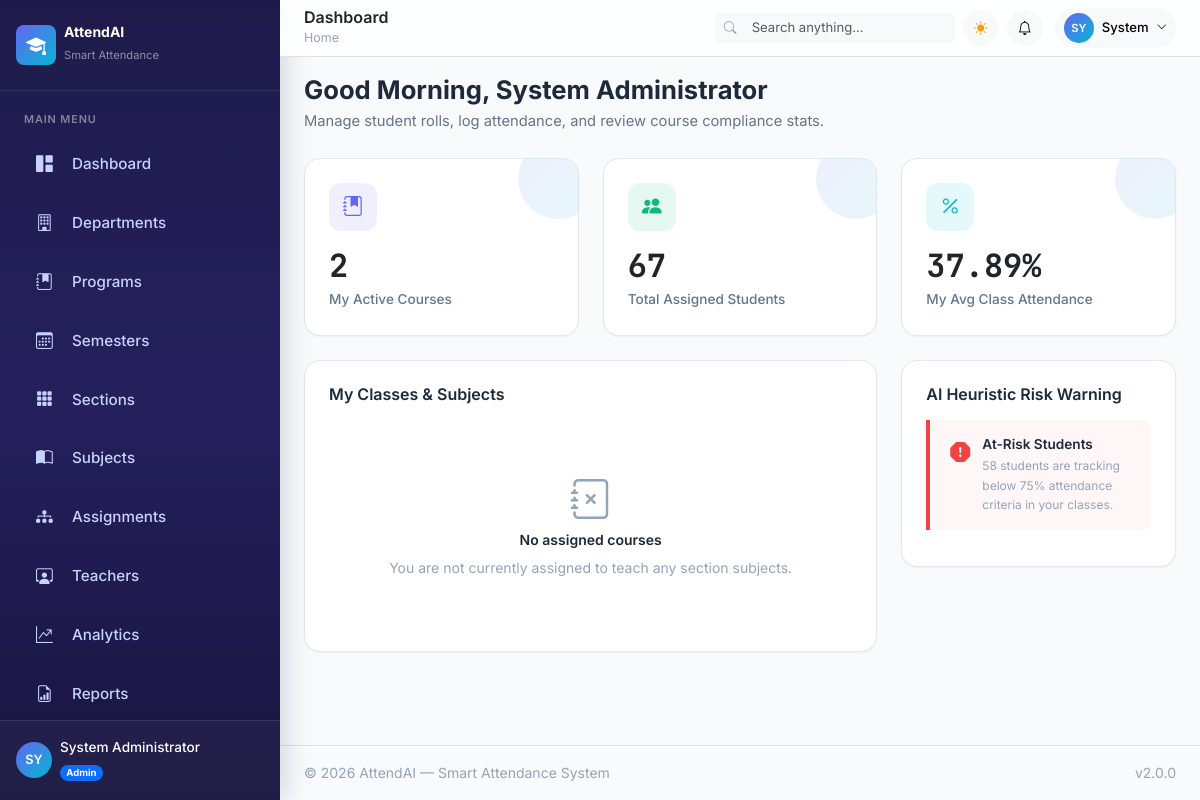
/teacher/dashboard (signed in), run on the app's committed database.
### app/models/user.py (models this page shows, shortened)
class User(UserMixin, db.Model):
    __tablename__ = 'users'
    id = db.Column(db.Integer, primary_key=True)
    email = db.Column(db.String(120), unique=True, nullable=False, index=True)
    password_hash = db.Column(db.String(256), nullable=False)
    full_name = db.Column(db.String(100), nullable=False)
    phone = db.Column(db.String(20), nullable=True)
    avatar = db.Column(db.String(255), nullable=True)
    role = db.Column(db.String(20), nullable=False, default='teacher') # 'admin', 'teacher', 'student'
    is_active = db.Column(db.Boolean, default=True, nullable=False)
    created_at = db.Column(db.DateTime, default=datetime.utcnow, nullable=False)
    last_login = db.Column(db.DateTime, nullable=True)
    theme_preference = db.Column(db.String(10), default='light', nullable=False)

### app/blueprints/teacher.py (the view)
@teacher_bp.route('/dashboard')
@login_required
@teacher_required
def dashboard():
    stats = get_dashboard_stats(current_user)
    classes = get_teacher_classes(current_user.id)
    return render_template('teacher/dashboard.html', stats=stats, classes=classes)

### app/templates/teacher/dashboard.html (shortened to what this page needs)
{% extends "base.html" %}
{% block content %}
<div class="greeting-section mb-4">
    <h2 class="greeting-text">{{ get_greeting() }}, {{ current_user.full_name }}</h2>
    <p class="greeting-sub">Manage student rolls, log attendance, and review course compliance stats.</p>
</div>
<div class="row g-4 mb-4">
    <div class="col-md-4">
        <div class="card stat-card primary">
            <div class="stat-card-icon">
                <i class="bi bi-journal-bookmark-fill"></i>
            </div>
            <div class="stat-card-value">{{ stats.active_classes }}</div>
            <div class="stat-card-label">My Active Courses</div>
        </div>
    </div>
    <div class="col-md-4">
        <div class="card stat-card success">
            <div class="stat-card-icon">
                <i class="bi bi-people-fill"></i>
            </div>
            <div class="stat-card-value">{{ stats.total_students }}</div>
            <div class="stat-card-label">Total Assigned Students</div>
        </div>
    </div>
    <div class="col-md-4">
        <div class="card stat-card info">
            <div class="stat-card-icon">
                <i class="bi bi-percent"></i>
            </div>
            <div class="stat-card-value">{{ stats.overall_attendance_pct }}%</div>
            <div class="stat-card-label">My Avg Class Attendance</div>
        </div>
    </div>
</div>
<div class="row g-4">
    <div class="col-lg-8" id="classes">
        <div class="card p-4">
            <h5 class="fw-semibold mb-3">My Classes & Subjects</h5>
            {% if classes %}
            <div class="row g-3">
                {% for c in classes %}
                <div class="col-md-6">
                    <div class="card p-3 border-light shadow-sm hover-lift">
                        <div class="d-flex justify-content-between align-items-start mb-2">
                            <span class="badge bg-light text-primary fw-bold" style="font-size:0.7rem;">{{ c.subject.code }}</span>
                            <small class="text-muted"><i class="bi bi-people-fill"></i> {{ c.section.students.count() }} students</small>
                        </div>
                        <h6 class="fw-bold mb-1">{{ c.subject.name }}</h6>
                        <p class="text-secondary small mb-3">Section {{ c.section.name }} • Semester {{ c.section.semester.number }}</p>
                        <div class="d-flex gap-2">
                            <a href="{{ url_for('attendance.mark') }}?section_subject_id={{ c.id }}" class="btn btn-sm btn-primary-gradient flex-grow-1 py-2">
                                <i class="bi bi-calendar-check-fill me-1"></i> Mark
                            </a>
                            <a href="{{ url_for('reports.index') }}" class="btn btn-sm btn-light border flex-grow-1 py-2" style="font-size:0.8rem; font-weight:500;">
                                <i class="bi bi-file-earmark-bar-graph"></i> Report
                            </a>
                        </div>
                    </div>
                </div>
                {% endfor %}
            </div>
            {% else %}
            <div class="text-center py-5">
                <i class="bi bi-journal-x text-muted fs-1 mb-2"></i>
                <h6 class="fw-semibold">No assigned courses</h6>
                <p class="text-muted small">You are not currently assigned to teach any section subjects.</p>
            </div>
            {% endif %}
        </div>
    </div>
    <div class="col-lg-4">
        <div class="card p-4">
            <h5 class="fw-semibold mb-3">AI Heuristic Risk Warning</h5>
            {% if stats.total_defaulters > 0 %}
            <div class="insight-card danger">
                <i class="bi bi-exclamation-octagon-fill text-danger fs-5"></i>
                <div>
                    <h6 class="fw-semibold mb-1" style="font-size:0.85rem;">At-Risk Students</h6>
                    <p class="text-muted mb-0" style="font-size:0.75rem;">{{ stats.total_defaulters }} students are tracking below 75% attendance criteria in your classes.</p>
                </div>
            </div>
            {% endif %}
        </div>
    </div>
</div>
{% endblock %}

### app/templates/components/sidebar.html (shortened to what this page needs)
<aside class="app-sidebar" id="appSidebar">
    <div class="sidebar-brand d-flex align-items-center gap-2 px-3 py-4">
        <div class="brand-icon d-flex align-items-center justify-content-center rounded-3" style="width:40px;height:40px;background:linear-gradient(135deg,#6366f1,#06b6d4);">
            <i class="bi bi-mortarboard-fill text-white fs-5"></i>
        </div>
        <div class="brand-text">
            <h6 class="mb-0 text-white fw-bold">AttendAI</h6>
            <small class="text-white-50" style="font-size:0.7rem;">Smart Attendance</small>
        </div>
    </div>
    <nav class="sidebar-nav flex-grow-1 px-2 py-2">
        <div class="nav-section">
            <span class="nav-section-label text-uppercase text-white-50 px-3 mb-2 d-block" style="font-size:0.65rem;letter-spacing:0.08em;">Main Menu</span>
            {% if current_user.role == 'admin' %}
            <a href="{{ url_for('admin.dashboard') }}" class="sidebar-link {{ 'active' if request.endpoint == 'admin.dashboard' }}">
                <i class="bi bi-grid-1x2-fill"></i><span>Dashboard</span>
            </a>
            <a href="{{ url_for('admin.departments') }}" class="sidebar-link {{ 'active' if request.endpoint == 'admin.departments' }}">
                <i class="bi bi-building"></i><span>Departments</span>
            </a>
            <a href="{{ url_for('admin.programs') }}" class="sidebar-link {{ 'active' if request.endpoint == 'admin.programs' }}">
                <i class="bi bi-journal-bookmark-fill"></i><span>Programs</span>
            </a>
            <a href="{{ url_for('admin.semesters') }}"
                class="sidebar-link {{ 'active' if request.endpoint == 'admin.semesters' }}">
                <i class="bi bi-calendar3"></i>
                <span>Semesters</span>
            </a>
            <a href="{{ url_for('admin.sections') }}"
                class="sidebar-link {{ 'active' if request.endpoint == 'admin.sections' }}">
                <i class="bi bi-grid-3x3-gap-fill"></i>
                <span>Sections</span>
            </a>
            <a href="{{ url_for('admin.subjects') }}" class="sidebar-link {{ 'active' if request.endpoint == 'admin.subjects' }}">
                <i class="bi bi-book-half"></i><span>Subjects</span>
            </a>
            <a href="{{ url_for('admin.assignments') }}"class="sidebar-link {{ 'active' if request.endpoint == 'admin.assignments' }}">
                <i class="bi bi-diagram-3-fill"></i>
                <span>Assignments</span>
            </a>
            <a href="{{ url_for('admin.teachers') }}" class="sidebar-link {{ 'active' if request.endpoint == 'admin.teachers' }}">
                <i class="bi bi-person-workspace"></i><span>Teachers</span>
            </a>
            <a href="{{ url_for('analytics.dashboard') }}" class="sidebar-link {{ 'active' if request.endpoint == 'analytics.dashboard' }}">
                <i class="bi bi-graph-up-arrow"></i><span>Analytics</span>
            </a>
            <a href="{{ url_for('reports.index') }}" class="sidebar-link {{ 'active' if request.endpoint == 'reports.index' }}">
                <i class="bi bi-file-earmark-bar-graph"></i><span>Reports</span>
            </a>
            {% endif %}
        </div>
    </nav>
    <div class="sidebar-user px-3 py-3 border-top border-white border-opacity-10">
        <div class="d-flex align-items-center gap-2">
            <div class="user-avatar d-flex align-items-center justify-content-center rounded-circle flex-shrink-0" style="width:36px;height:36px;background:linear-gradient(135deg,#6366f1,#06b6d4);font-size:0.8rem;font-weight:600;color:#fff;">
                {{ current_user.full_name[:2]|upper if current_user.full_name else 'U' }}
            </div>
            <div class="overflow-hidden">
                <div class="text-white text-truncate fw-medium" style="font-size:0.85rem;">{{ current_user.full_name or 'User' }}</div>
                <span class="badge rounded-pill {% if current_user.role == 'admin' %}bg-primary{% elif current_user.role == 'teacher' %}bg-info{% else %}bg-success{% endif %}" style="font-size:0.6rem;">
                    {{ current_user.role|capitalize }}
                </span>
            </div>
        </div>
    </div>
</aside>

### app/templates/components/navbar.html (shortened to what this page needs)
<header class="app-navbar sticky-top bg-white border-bottom px-4 py-2 d-flex align-items-center justify-content-between" style="z-index:1020;backdrop-filter:blur(12px);background:rgba(255,255,255,0.85)!important;">
    <div class="d-flex align-items-center gap-3">
        <div>
            <h5 class="mb-0 fw-semibold text-dark">{% block page_title %}Dashboard{% endblock %}</h5>
            <nav aria-label="breadcrumb" class="d-none d-md-block">
                <ol class="breadcrumb mb-0" style="font-size:0.78rem;">
                    <li class="breadcrumb-item"><a href="#" class="text-decoration-none text-muted">Home</a></li>
                </ol>
            </nav>
        </div>
    </div>
    <div class="d-flex align-items-center gap-2">
        {% if current_user.role == 'admin' %}
        <div class="input-group input-group-sm d-none d-xl-flex" style="width:240px;">
            <span class="input-group-text bg-light border-end-0 border-light"><i class="bi bi-search text-muted" style="font-size:0.8rem;"></i></span>
            <input type="text" class="form-control form-control-sm bg-light border-start-0 border-light" placeholder="Search anything..." id="globalSearch" style="font-size:0.82rem;">
        </div>
        {% endif %}
        <button class="btn btn-light btn-sm rounded-circle d-flex align-items-center justify-content-center" style="width:36px;height:36px;" onclick="toggleTheme()" id="themeToggleBtn" aria-label="Toggle theme">
            <i class="bi bi-sun-fill text-warning" id="themeIcon"></i>
        </button>
        <div class="dropdown">
            <button class="btn btn-light btn-sm rounded-circle d-flex align-items-center justify-content-center position-relative" style="width:36px;height:36px;" data-bs-toggle="dropdown" data-bs-auto-close="outside" aria-expanded="false" aria-label="Notifications">
                <i class="bi bi-bell"></i>
            </button>
        </div>
        <div class="dropdown ms-1">
            <button class="btn btn-light btn-sm rounded-pill d-flex align-items-center gap-2 px-2 py-1" data-bs-toggle="dropdown" aria-expanded="false">
                <div class="d-flex align-items-center justify-content-center rounded-circle" style="width:30px;height:30px;background:linear-gradient(135deg,#6366f1,#06b6d4);font-size:0.7rem;font-weight:600;color:#fff;">
                    {{ current_user.full_name[:2]|upper if current_user.full_name else 'U' }}
                </div>
                <span class="d-none d-md-inline fw-medium" style="font-size:0.82rem;">{{ current_user.full_name.split(' ')[0] if current_user.full_name else 'User' }}</span>
                <i class="bi bi-chevron-down" style="font-size:0.65rem;"></i>
            </button>
        </div>
    </div>
</header>

### data on the page
User: full_name "SY", full_name "System Administrator", role "Admin", full_name "System"

### other printed values
{{ get_greeting() }} "Good Morning"
{{ stats.active_classes }} "2"
{{ stats.total_students }} "67"
{{ stats.overall_attendance_pct }} "37.89"
{{ stats.total_defaulters }} "58"
